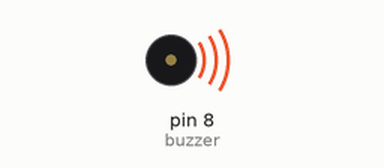
This sketch was run on a simulated Arduino Uno, built with avr-gcc and run on an emulated ATmega328P. Shown: buzzer (waves = sounding).

Above: at 0.4 s.
At 2.1 s:
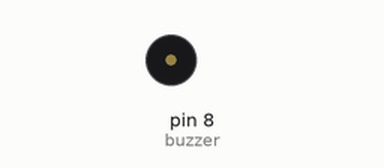
Timing chart, 0 to 3.0 s (numbered marks = the images above):
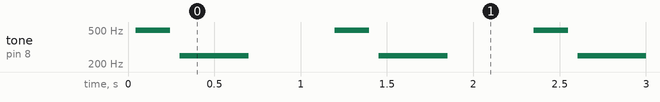

The sketch:

Project_6.ino
```cpp
/*
Keyes 37 in 1 Sensor Kit Upgraded Version
Project 6
Passive Buzzer
By keyes
*/
int buzzer = 8; // set the buzzer control digital IO pin
void setup() {
  pinMode(buzzer, OUTPUT); // set pin 8 as output
}
void loop() {
  for (int i = 0; i < 100; i++) {  // make a sound
    digitalWrite(buzzer, HIGH); // send high signal to buzzer
    delay(1); // delay 1ms
    digitalWrite(buzzer, LOW); // send low signal to buzzer
    delay(1);
  }
  delay(50);
  for (int j = 0; j < 100; j++) { //make another sound
    digitalWrite(buzzer, HIGH);
    delay(2); // delay 2ms
    digitalWrite(buzzer, LOW);
    delay(2);
  }
  delay(500);
}
```

Measured:
- by itself, tone on pin 8 (buzzer): repeats every 1.2 s: silent 0.06 s, 249 Hz 0.40 s, silent 0.50 s, 496 Hz 0.20 s
